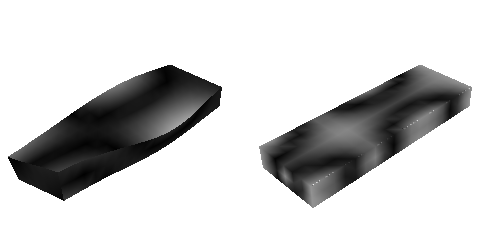

This figure's Python source:
#!/usr/bin/env python

# Visualize plate vibration using vtkVectorDot and vtkVectorNorm with
# a custom lookup table, displayed in two viewports.

import os

# Factory overrides
import vtkmodules.vtkInteractionStyle  # noqa: F401
import vtkmodules.vtkRenderingOpenGL2  # noqa: F401

from vtkmodules.vtkCommonCore import vtkLookupTable
from vtkmodules.vtkFiltersCore import (
    vtkPolyDataNormals,
    vtkVectorDot,
    vtkVectorNorm,
)
from vtkmodules.vtkFiltersGeneral import vtkWarpVector
from vtkmodules.vtkIOLegacy import vtkPolyDataReader
from vtkmodules.vtkRenderingCore import (
    vtkActor,
    vtkCamera,
    vtkDataSetMapper,
    vtkRenderWindow,
    vtkRenderWindowInteractor,
    vtkRenderer,
)

# Data file path (relative to this script)
data_dir = os.environ.get("VPE_DATA_DIR", os.path.dirname(os.path.abspath(__file__)))

# Reader: plate vibration data
plate = vtkPolyDataReader()
plate.SetFileName(os.path.join(data_dir, "plate.vtk"))
plate.SetVectorsName("mode8")

# Warp by displacement vectors
warp = vtkWarpVector()
warp.SetInputConnection(plate.GetOutputPort())
warp.SetScaleFactor(0.5)

# Compute normals for vector dot product
normals = vtkPolyDataNormals()
normals.SetInputConnection(warp.GetOutputPort())

# VectorDot: dot product of vectors with normals
color = vtkVectorDot()
color.SetInputConnection(normals.GetOutputPort())

# Custom grayscale lookup table
lookup_table = vtkLookupTable()
lookup_table.SetNumberOfColors(256)
lookup_table.Build()
for i in range(128):
    v = (128.0 - i) / 128.0
    lookup_table.SetTableValue(i, v, v, v, 1)
for i in range(128, 256):
    v = (i - 128.0) / 128.0
    lookup_table.SetTableValue(i, v, v, v, 1)

# VectorDot mapper
plate_mapper = vtkDataSetMapper()
plate_mapper.SetInputConnection(color.GetOutputPort())
plate_mapper.SetLookupTable(lookup_table)
plate_mapper.SetScalarRange(-1, 1)

plate_actor = vtkActor()
plate_actor.SetMapper(plate_mapper)

# VectorNorm: magnitude of vectors
color_2 = vtkVectorNorm()
color_2.SetInputConnection(plate.GetOutputPort())
color_2.NormalizeOn()

plate_mapper_2 = vtkDataSetMapper()
plate_mapper_2.SetInputConnection(color_2.GetOutputPort())
plate_mapper_2.SetLookupTable(lookup_table)
plate_mapper_2.SetScalarRange(0, 1)

plate_actor_2 = vtkActor()
plate_actor_2.SetMapper(plate_mapper_2)

# Two viewports with shared camera
renderer_0 = vtkRenderer()
renderer_0.SetViewport(0, 0, 0.5, 1)
renderer_0.SetBackground(1, 1, 1)
renderer_0.AddActor(plate_actor)

renderer_1 = vtkRenderer()
renderer_1.SetViewport(0.5, 0, 1, 1)
renderer_1.SetBackground(1, 1, 1)
renderer_1.AddActor(plate_actor_2)

# Window
render_window = vtkRenderWindow()
render_window.AddRenderer(renderer_0)
render_window.AddRenderer(renderer_1)
render_window.SetSize(500, 250)
render_window.SetWindowName("vector dot norm")

# Scene
camera = vtkCamera()
camera.SetPosition(1, 1, 1)
renderer_0.SetActiveCamera(camera)
renderer_1.SetActiveCamera(camera)
renderer_0.ResetCamera()

# Interactor
interactor = vtkRenderWindowInteractor()
interactor.SetRenderWindow(render_window)

interactor.Initialize()
interactor.Start()
